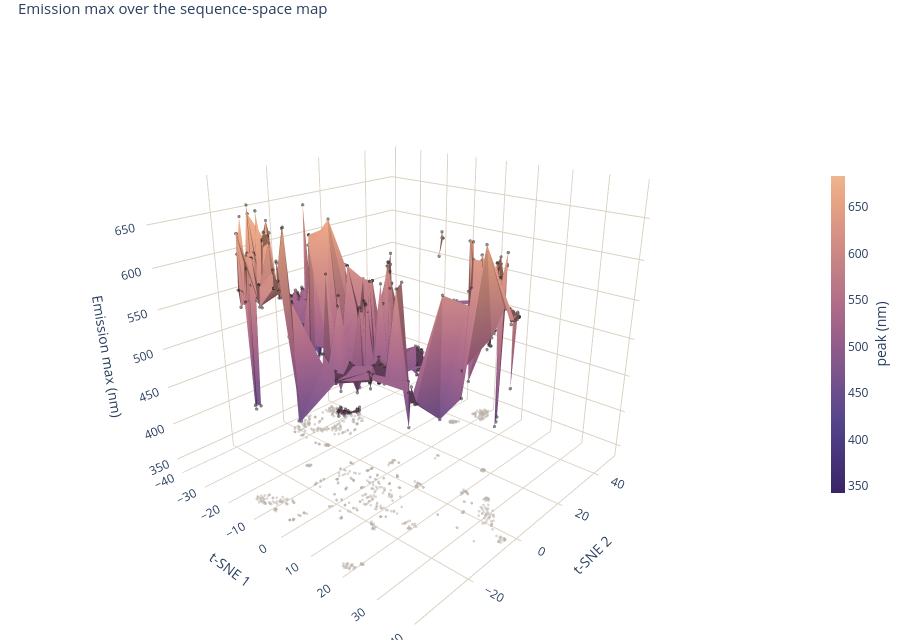

Notebook code cell kept with this figure:
### Code cell
scenes["emission"].show()

### Figure 1 — Plotly figure (JSON) as saved in the notebook; plotly's stock layout.template omitted (floating-point values rounded to 4 significant figures; data arrays with more than 128 entries replaced by an {"elided": "..."} marker saying what was removed)
{"data": [{"cmax": 684, "cmin": 343, "colorbar": {"len": 0.55, "thickness": 14, "title": {"side": "right", "text": "peak (nm)"}}, "colorscale": [[0, "rgb(57,36,103)"], [0.03226, "rgb(61,40,108)"], [0.06452, "rgb(65,45,114)"], [0.09677, "rgb(68,49,119)"], [0.129, "rgb(73,55,125)"], [0.1613, "rgb(76,59,130)"], [0.1935, "rgb(80,64,135)"], [0.2258, "rgb(85,68,139)"], [0.2581, "rgb(94,72,139)"], [0.2903, "rgb(102,75,139)"], [0.3226, "rgb(109,78,139)"], [0.3548, "rgb(118,82,138)"], [0.3871, "rgb(126,85,138)"], [0.4194, "rgb(134,88,138)"], [0.4516, "rgb(141,91,137)"], [0.4839, "rgb(150,95,137)"], [0.5161, "rgb(158,98,137)"], [0.5484, "rgb(166,102,137)"], [0.5806, "rgb(173,106,136)"], [0.6129, "rgb(178,111,135)"], [0.6452, "rgb(184,118,135)"], [0.6774, "rgb(189,122,134)"], [0.7097, "rgb(195,128,134)"], [0.7419, "rgb(200,133,133)"], [0.7742, "rgb(207,139,132)"], [0.8065, "rgb(212,144,132)"], [0.8387, "rgb(218,149,131)"], [0.871, "rgb(223,154,131)"], [0.9032, "rgb(229,161,130)"], [0.9355, "rgb(233,166,132)"], [0.9677, "rgb(235,174,138)"], [1, "rgb(236,182,145)"]], "flatshading": true, "hoverinfo": "skip", "i": {"elided": "1353 int values"}, "intensity": {"elided": "758 float values"}, "j": {"elided": "1353 int values"}, "k": {"elided": "1353 int values"}, "lighting": {"ambient": 0.62, "diffuse": 0.85, "roughness": 0.9, "specular": 0.12}, "lightposition": {"x": 100, "y": -200, "z": 400}, "showscale": true, "type": "mesh3d", "x": {"elided": "758 float values"}, "y": {"elided": "758 float values"}, "z": {"elided": "758 float values"}}, {"customdata": {"elided": "758x4 mixed values"}, "hovertemplate": "<b>%{customdata[0]}</b><br>%{customdata[1]}<br>ex %{customdata[2]:.0f} nm · em %{customdata[3]:.0f} nm<extra></extra>", "marker": {"color": "rgba(20,20,20,0.55)", "size": 2}, "mode": "markers", "showlegend": false, "type": "scatter3d", "x": {"elided": "758 float values"}, "y": {"elided": "758 float values"}, "z": {"elided": "758 float values"}}, {"hoverinfo": "skip", "marker": {"color": "#B9AFA7", "opacity": 0.5, "size": 1.6}, "mode": "markers", "showlegend": false, "type": "scatter3d", "x": {"elided": "758 float values"}, "y": {"elided": "758 float values"}, "z": {"elided": "758 float values"}}], "layout": {"height": 640, "margin": {"b": 0, "l": 0, "r": 0, "t": 28}, "scene": {"aspectratio": {"x": 1, "y": 1, "z": 0.9}, "camera": {"eye": {"x": 1.36, "y": -1.52, "z": 0.83}}, "xaxis": {"backgroundcolor": "white", "gridcolor": "#DBD1C3", "range": [-41.54, 41.26], "title": {"text": "t-SNE 1"}, "zeroline": false}, "yaxis": {"backgroundcolor": "white", "gridcolor": "#DBD1C3", "range": [-39.1, 52.82], "title": {"text": "t-SNE 2"}, "zeroline": false}, "zaxis": {"backgroundcolor": "white", "gridcolor": "#DBD1C3", "range": [333, 694], "title": {"text": "Emission max (nm)"}, "zeroline": false}}, "title": {"font": {"size": 15}, "text": "Emission max over the sequence-space map", "x": 0.02}, "width": 900}}
